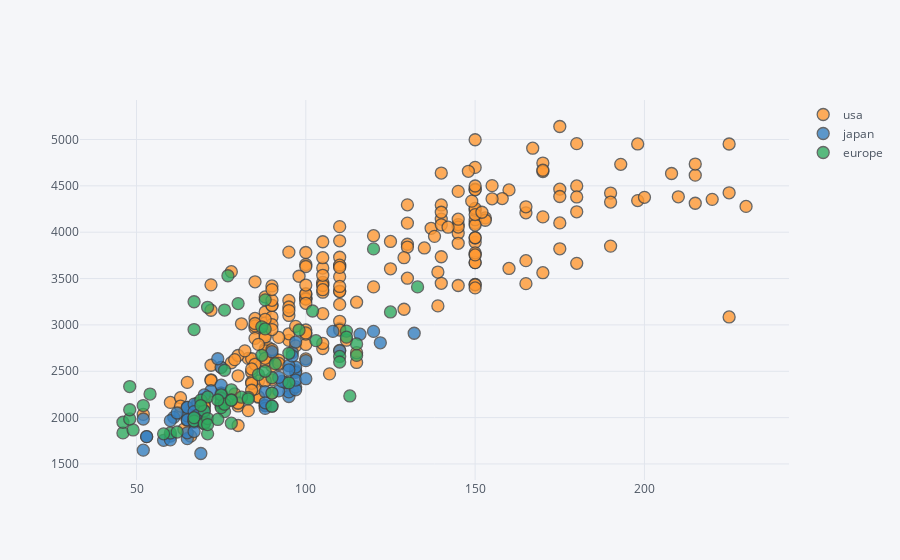

Write notebook code for a chart like this one.
### Code cell
df.iplot(kind="reg", x="horsepower", y="weight", mode='markers', categories='origin')

### Figure 1 — Plotly figure (JSON) as saved in the notebook; plotly's stock layout.template omitted (floating-point values rounded to 4 significant figures; data arrays with more than 128 entries replaced by an {"elided": "..."} marker saying what was removed)
{"data": [{"marker": {"color": "rgba(255, 153, 51, 1.0)", "line": {"width": 1.3}, "opacity": 0.8, "size": 12, "symbol": "circle"}, "mode": "markers", "name": "usa", "textfont": {"color": "#4D5663"}, "type": "scatter", "x": {"elided": "249 int values"}, "y": {"elided": "249 int values"}}, {"marker": {"color": "rgba(55, 128, 191, 1.0)", "line": {"width": 1.3}, "opacity": 0.8, "size": 12, "symbol": "circle"}, "mode": "markers", "name": "japan", "textfont": {"color": "#4D5663"}, "type": "scatter", "x": [95, 88, 88, 95, 65, 69, 95, 97, 92, 97, 88, 88, 94, 90, 122, 67, 65, 52, 61, 97, 93, 75, 96, 97, 53, 53, 70, 75, 108, 68, 70, 75, 67, 97, 110, 52, 70, 60, 95, 97, 95, 97, 68, 65, 65, 60, 65, 90, 75, 92, 75, 65, 65, 67, 67, 132, 100, 72, 58, 60, 67, 65, 62, 68, 75, 75, 100, 74, 116, 120, 68, 68, 88, 75, 70, 67, 67, 67, 96], "y": [2372, 2130, 2130, 2228, 1773, 1613, 2278, 2330, 2288, 2506, 2100, 2279, 2379, 2124, 2807, 1950, 1836, 1649, 2003, 2489, 2391, 2171, 2702, 2545, 1795, 1795, 1990, 2155, 2930, 2045, 1945, 2265, 1985, 2815, 2720, 1985, 2070, 1800, 2560, 2300, 2515, 2405, 2135, 1975, 2020, 1968, 2019, 2711, 2542, 2434, 2265, 2110, 2110, 1850, 2145, 2910, 2420, 2290, 1755, 1760, 2065, 1975, 2050, 1985, 2210, 2350, 2615, 2635, 2900, 2930, 2025, 1970, 2160, 2205, 2245, 1965, 1965, 1995, 2665]}, {"marker": {"color": "rgba(50, 171, 96, 1.0)", "line": {"width": 1.3}, "opacity": 0.8, "size": 12, "symbol": "circle"}, "mode": "markers", "name": "europe", "textfont": {"color": "#4D5663"}, "type": "scatter", "x": [46, 87, 90, 95, 113, 90, 70, 76, 60, 54, 112, 76, 87, 69, 46, 90, 49, 75, 91, 112, 110, 83, 67, 78, 75, 75, 67, 71, 70, 95, 88, 98, 115, 86, 81, 83, 70, 71, 102, 88, 120, 58, 78, 78, 110, 48, 103, 125, 115, 133, 71, 71, 77, 71, 69, 76, 78, 48, 48, 67, 67, null, 62, 88, 74, null, 80, 76, 74, 52], "y": [1835, 2672, 2430, 2375, 2234, 2123, 2074, 2065, 1834, 2254, 2933, 2511, 2979, 2189, 1950, 2265, 1867, 2158, 2582, 2868, 2660, 2219, 1963, 2300, 2108, 2246, 2000, 2223, 1937, 2694, 2957, 2945, 2671, 2464, 2220, 2202, 1937, 1825, 3150, 3270, 3820, 1825, 1940, 2190, 2600, 1985, 2830, 3140, 2795, 3410, 1990, 1925, 3530, 3190, 2130, 2144, 2188, 2085, 2335, 2950, 3250, 1835, 1845, 2500, 2190, 2320, 3230, 3160, 1980, 2130]}], "layout": {"legend": {"bgcolor": "#F5F6F9", "font": {"color": "#4D5663"}}, "paper_bgcolor": "#F5F6F9", "plot_bgcolor": "#F5F6F9", "title": {"font": {"color": "#4D5663"}}, "xaxis": {"gridcolor": "#E1E5ED", "showgrid": true, "tickfont": {"color": "#4D5663"}, "title": {"font": {"color": "#4D5663"}, "text": ""}, "zerolinecolor": "#E1E5ED"}, "yaxis": {"gridcolor": "#E1E5ED", "showgrid": true, "tickfont": {"color": "#4D5663"}, "title": {"font": {"color": "#4D5663"}, "text": ""}, "zerolinecolor": "#E1E5ED"}}}
